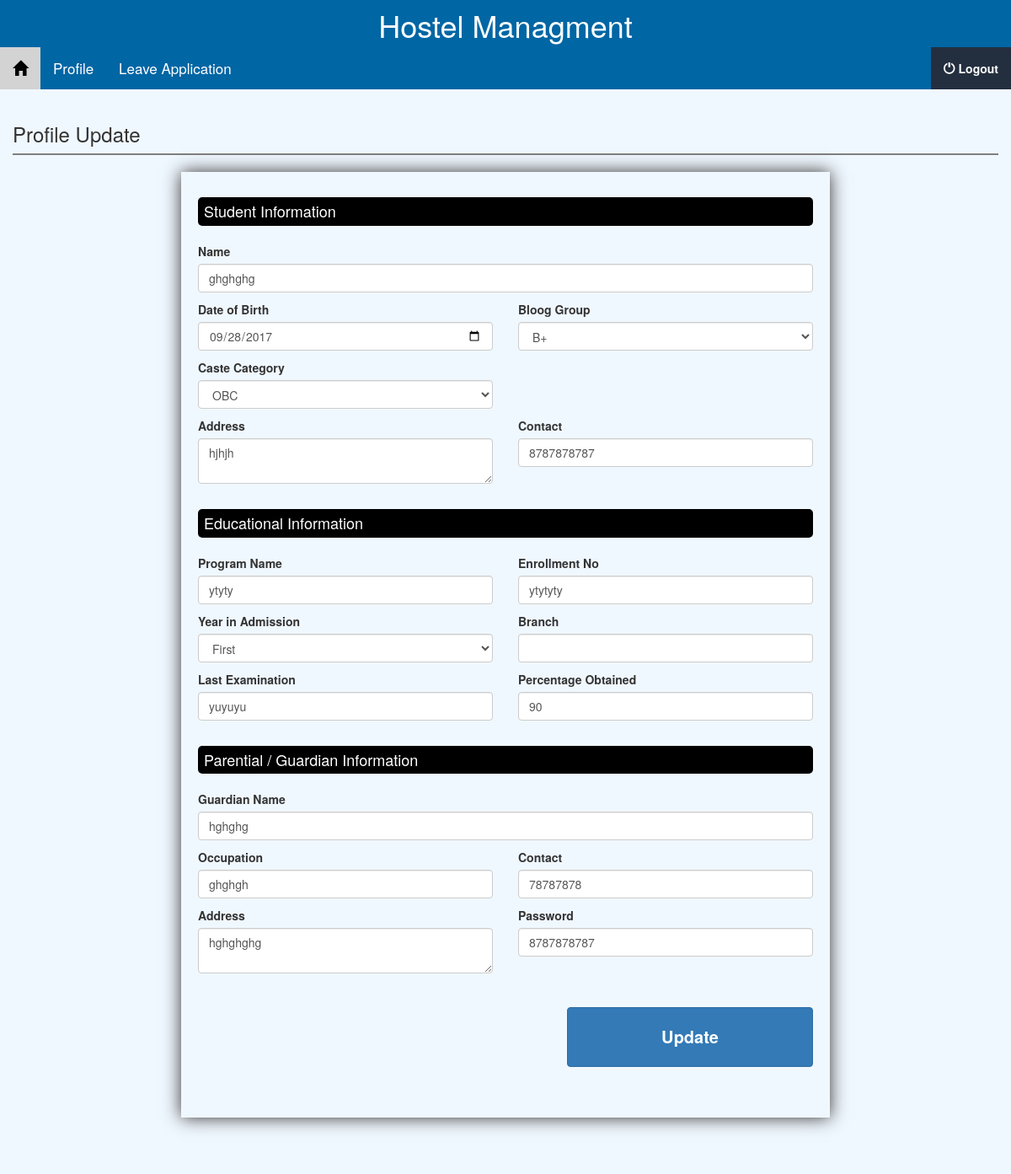
Page /users/profile.php (signed in) on the committed database.
### tables this page shows
CREATE TABLE IF NOT EXISTS `tbl_admission` (
  `admission_id` int(11) NOT NULL AUTO_INCREMENT,
  `reg_id` int(11) NOT NULL,
  `file` varchar(100) NOT NULL,
  `tdate` varchar(22) NOT NULL,
  `name` varchar(55) NOT NULL,
  `dob` varchar(22) NOT NULL,
  `blood` varchar(12) NOT NULL,
  `caste` varchar(22) NOT NULL,
  `address` varchar(200) NOT NULL,
  `contact` varchar(12) NOT NULL,
  `program` varchar(22) NOT NULL,
  `enrollment` varchar(22) NOT NULL,
  `year` varchar(22) NOT NULL,
  `branch` varchar(50) NOT NULL,
  `exam` varchar(22) NOT NULL,
  `percentage` varchar(22) NOT NULL,
  `gname` varchar(55) NOT NULL,
  `occupation` varchar(22) NOT NULL,
  `gcontact` varchar(12) NOT NULL,
  `gaddress` varchar(200) NOT NULL,
  `password` varchar(12) NOT NULL,
  PRIMARY KEY (`admission_id`)
);

### users/profile.php (the view, shortened to what this page needs)
<?php
include('../connect.php');
?>
<!DOCTYPE html>
<html lang="en">
<head>
  <link rel="stylesheet" href="https://maxcdn.bootstrapcdn.com/bootstrap/3.3.7/css/bootstrap.min.css">
</head>
<body style="background:aliceblue;">
  <?php
  include('../top.php');
  ?>
  <br>
   <?php
  include('menus.php');
  ?>
  <div class="container-fluid">
    <?php
    $select = mysqli_query($con,"SELECT * FROM tbl_admission WHERE reg_id = '".$_SESSION['reg_id']."' ");
    $selected = mysqli_fetch_array($select);
    ?>
    <h3>Profile Update</h3>
    <hr style="border:1px solid gray;margin-top:0px;">
    <div class="row">
      <div class="col-sm-2">
      </div>
      <div class="col-sm-8">
        <form method="post" enctype="multipart/form-data">
          <h4 class="toph4">Student Information</h4>
          <div class="row">
            <div class="col-sm-12">
              <label>Name</label>
              <input type="text" name="name" class="form-control" value="<?php echo $selected['name'] ?>" required>
            </div>
          </div>
          <div class="row">
            <div class="col-sm-6">
              <label>Date of Birth</label>
              <input type="date" name="dob" class="form-control" value="<?php echo $selected['dob'] ?>" required>
            </div>
            <div class="col-sm-6">
              <label>Bloog Group</label>
              <select type="text" name="blood" class="form-control">
                <option value="<?php echo $selected['blood'] ?>"><?php echo $selected['blood'] ?></option>
              </select>
            </div>
          </div>
          <div class="row">
            <div class="col-sm-6">
              <label>Caste Category</label>
              <select type="text" name="caste" class="form-control" required>
                <option value="<?php echo $selected['caste'] ?>"><?php echo $selected['caste'] ?></option>
              </select>
            </div>
            <div class="col-sm-6">
             </div>
          </div>
          <div class="row">
            <div class="col-sm-6">
              <label>Address</label>
              <textarea type="text" name="address" class="form-control" required><?php echo $selected['address'] ?></textarea>
            </div>
            <div class="col-sm-6">
              <label>Contact</label>
              <input type="number" name="contact" class="form-control" value="<?php echo $selected['contact'] ?>" required>
            </div>
          </div>
          <br><h4 class="toph4">Educational Information</h4>
          <div class="row">
            <div class="col-sm-6">
              <label>Program Name</label>
              <input type="text" name="program" class="form-control" value="<?php echo $selected['program'] ?>" required>
            </div>
            <div class="col-sm-6">
              <label>Enrollment No</label>
              <input type="text" name="enrollment" class="form-control" value="<?php echo $selected['enrollment'] ?>">
            </div>
          </div>
          <div class="row">
            <div class="col-sm-6">
              <label>Year in Admission</label>
              <select type="text" name="year" class="form-control" required>
                <option value="<?php echo $selected['year'] ?>"><?php echo $selected['year'] ?></option>
              </select>
            </div>
            <div class="col-sm-6">
              <label>Branch</label>
              <input type="text" name="branch" class="form-control" value="<?php echo $selected['branch'] ?>" required>
            </div>
          </div>
          <div class="row">
             <div class="col-sm-6">
              <label>Last Examination</label>
              <input type="text" name="exam" class="form-control" value="<?php echo $selected['exam'] ?>" required>
            </div>
            <div class="col-sm-6">
              <label>Percentage Obtained</label>
              <input type="number" name="percentage" class="form-control" value="<?php echo $selected['percentage'] ?>" required>
            </div>
          </div>
          <br><h4 class="toph4">Parential / Guardian Information</h4>
          <div class="row">
            <div class="col-sm-12">
              <label>Guardian Name</label>
              <input type="text" name="gname" class="form-control" value="<?php echo $selected['gname'] ?>" required>
            </div>
          </div>
          <div class="row">
            <div class="col-sm-6">
              <label>Occupation</label>
              <input type="text" name="occupation" class="form-control" value="<?php echo $selected['occupation'] ?>" required>
            </div>
            <div class="col-sm-6">
              <label>Contact</label>
              <input type="number" name="gcontact" class="form-control" value="<?php echo $selected['gcontact'] ?>" required>
            </div>
          </div>
          <div class="row">
            <div class="col-sm-6">
              <label>Address</label>
              <textarea type="text" name="gaddress" class="form-control"><?php echo $selected['gaddress'] ?></textarea>
            </div>
            <div class="col-sm-6">
              <label>Password</label>
              <input type="text" name="password" class="form-control" value="<?php echo $selected['password'] ?>">
            </div>
          </div>
                    <br><br>
          <center>
            <button style="float:right;width:40%;font-weight:bold;padding:20px;font-size:20px;" type="submit" name="update" class="btn btn-primary">Update</button>
            <div class="clearfix"></div>
          </center>
                    <br><br>
        </form>
        <br><br>
      </div>
    </div>
 </div>
<br><br>
</body>
</html>

### users/profile.php (style rules this page uses)
label { margin-top:10px; }
form { box-shadow:0 0 20px;padding:20px; }
.toph4 { background:black;color:white;padding:7px;border-radius:5px; }

### rows in the picture
tbl_admission: name "ghghghg", dob "09/28/2017", blood "B+", caste "OBC", address "hjhjh", contact "8787878787", program "ytyty", enrollment "ytytyty", year "First", exam "yuyuyu", percentage "90", gname "hghghg", occupation "ghghgh", gcontact "78787878", gaddress "hghghghg", password "8787878787"
